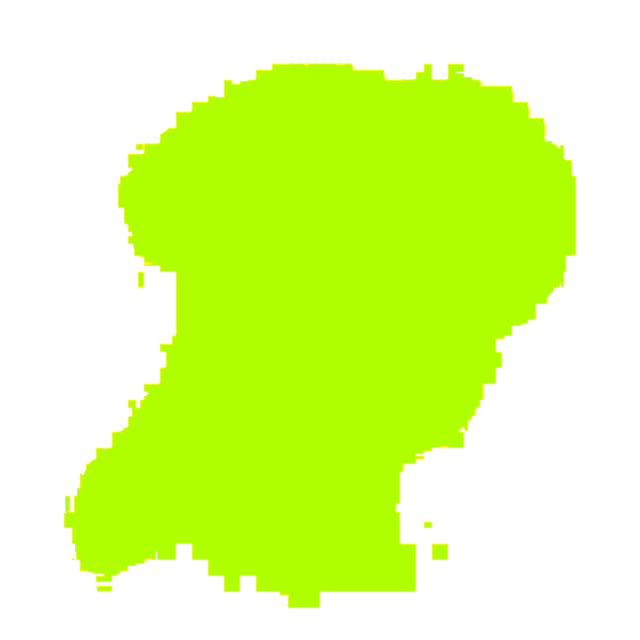
#> input picture emerald_hd_v10.png, 640 x 640 px, given in place of cyan_from_html.png, which was not available
$ python tmp_generate_v11.py
#> lines starting #> are read from the running program, lines starting #| are printed output that depends on the picture; after the words box and inside, x2 and y2 are one past the last pixel; in counts of white or black regions, pixels touching at a corner belong together; pictures that were not available may be replaced by others from this repository, and a replacement may not be noted
import base64
from PIL import Image, ImageFilter
import io
import numpy as np
from scipy import ndimage

def create_4k_vector_style(color_hex, output_path):
    # 1. Cargar la fuente 640x640
#> called with color_hex = '#00e3fd'
    base = Image.open("c:/Users/rguti/Tienda.APPLE.PS5/Market.Research/cyan_from_html.png").convert("RGB")
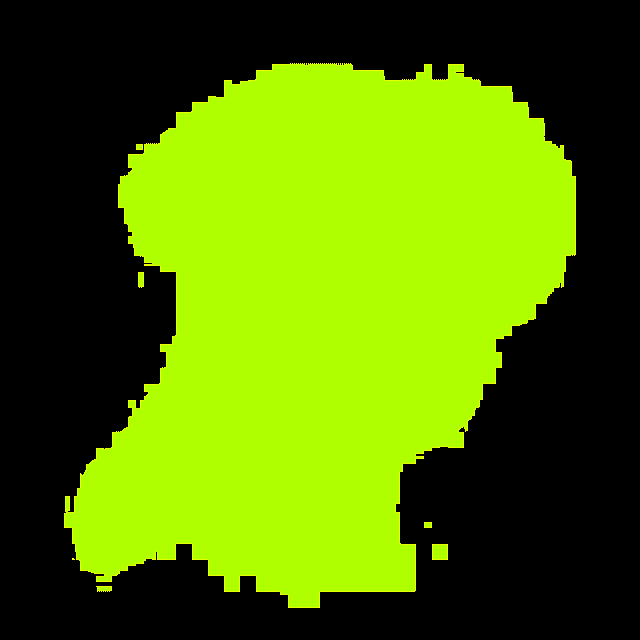
#> base: PIL image 640x640 RGB; mean R, G, B 80.5, 116.1, 0
    arr = np.array(base)

    # 2. Extraer máscara limpia (Luminancia > 40 para evitar ruido de compresión)
    # Convertir a escala de grises para detectar forma
    gray = np.mean(arr, axis=-1)
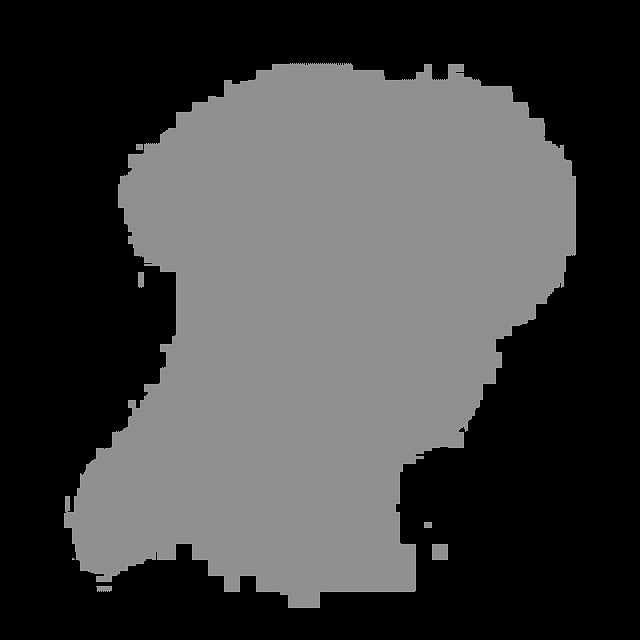
#> gray: shape (640, 640) float64; min 0, max 170, mean 65.6
    mask = (gray > 40).astype(bool)
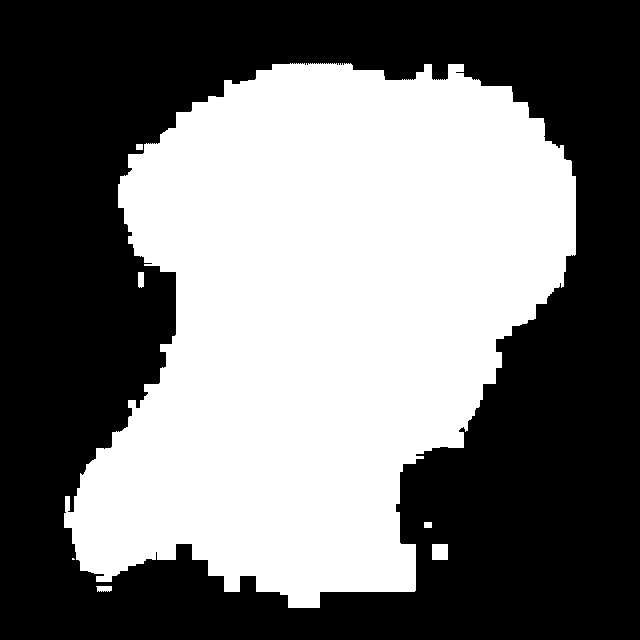
#> mask: shape (640, 640) bool; 45.5% white; 7 white regions (1 under 20 px), largest, box (x1, y1, x2, y2) and area: (64, 63, 576, 608) 185999, (432, 544, 448, 560) 256, (138, 272, 144, 288) 92, (96, 586, 112, 592) 83, (424, 522, 432, 528) 48, (136, 144, 143, 150) 42

    # 3. Rellenar huecos
    mask = ndimage.binary_fill_holes(mask)

    # 4. Operaciones morfológicas para suavizar bordes antes de escalar
    # Closing para unir partes sueltas, opening para limpiar
    mask = ndimage.binary_closing(mask, iterations=1)
#> mask: shape (640, 640) bool; 45.6% white; 5 white regions, box (x1, y1, x2, y2) and area: (64, 63, 576, 608) 186211, (432, 544, 448, 560) 256, (138, 272, 144, 288) 92, (96, 586, 112, 592) 83, (424, 522, 432, 528) 48

    # 5. ESCALADO A 4K (2048x2048) con Lanczos
    temp_mask_img = Image.fromarray((mask * 255).astype(np.uint8), mode='L')
    hd_mask_img = temp_mask_img.resize((2048, 2048), resample=Image.LANCZOS)

    # 6. Binarización de la máscara HD para bordes "Vector" (Cero borrosidad)
    hd_mask_arr = np.array(hd_mask_img)
    hd_mask_final = (hd_mask_arr > 128).astype(np.uint8) * 255
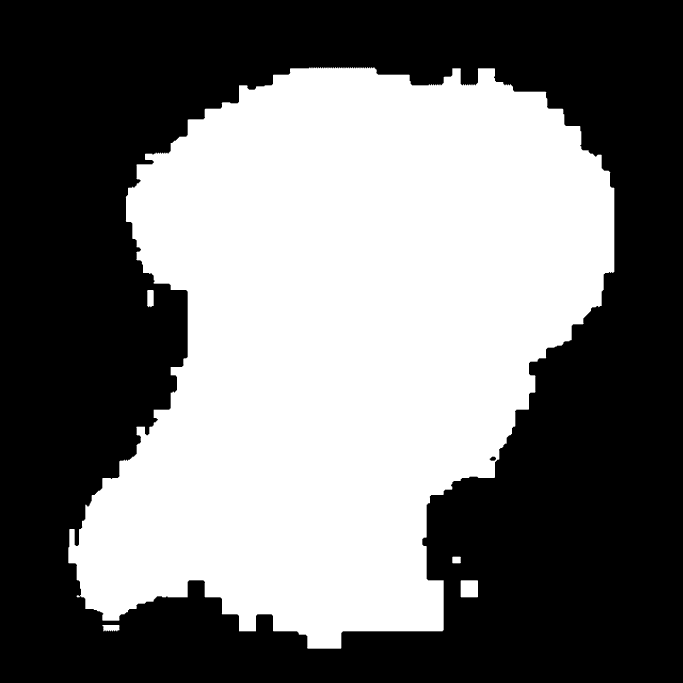
#> hd_mask_final: shape (2048, 2048) (shown at 1/3 size); 45.6% white; 5 white regions, box (x1, y1, x2, y2) and area: (205, 202, 1843, 1946) 1906484, (1382, 1741, 1434, 1792) 2648, (441, 870, 461, 922) 939, (307, 1875, 359, 1894) 853, (1357, 1670, 1383, 1690) 498

    # 7. Opcional: Un desenfoque ultra-fino (0.5px) para evitar "jaggies" en el borde duro
    hd_mask_final_img = Image.fromarray(hd_mask_final, mode='L')
    hd_mask_final_img = hd_mask_final_img.filter(ImageFilter.GaussianBlur(radius=0.5))

    # 8. Construir la imagen RGBA final (2048x2048)
    color_rgb = tuple(int(color_hex[i:i+2], 16) for i in (1, 3, 5))

    # Imagen negra de fondo para luminancia
    width, height = (2048, 2048)
    final_rgba = np.zeros((height, width, 4), dtype=np.uint8)

    # Aplicar color y alpha
    mask_hd = np.array(hd_mask_final_img)
    mask_norm = mask_hd / 255.0

    final_rgba[..., 0] = (color_rgb[0] * mask_norm).astype(np.uint8)
#> final_rgba: shape (2048, 2048, 4); every value is 0
    final_rgba[..., 1] = (color_rgb[1] * mask_norm).astype(np.uint8)
    final_rgba[..., 2] = (color_rgb[2] * mask_norm).astype(np.uint8)
    final_rgba[..., 3] = mask_hd
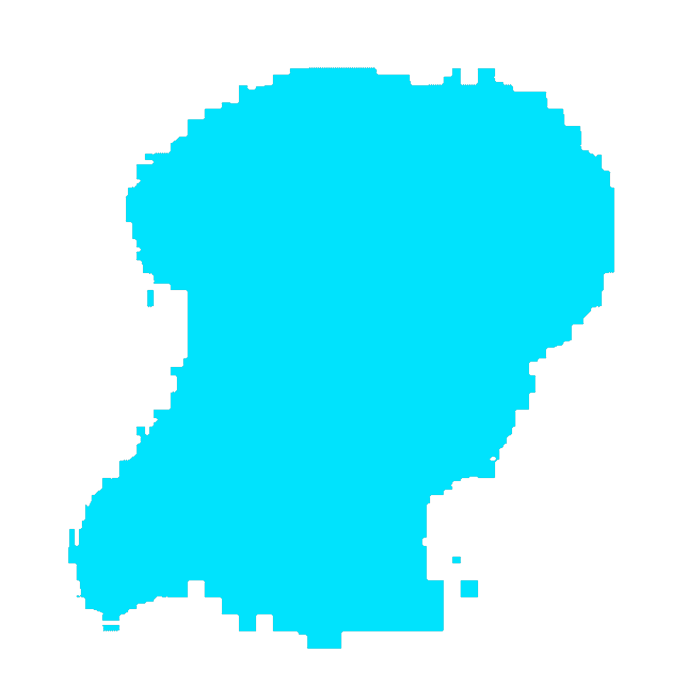
#> final_rgba: shape (2048, 2048, 4) (shown at 1/3 size); mean of channels 0, 1, 2, 3 0, 103.4, 115.3, 116.2; transparent parts drawn white

    result = Image.fromarray(final_rgba, mode='RGBA')

    # Sharpen final para definición extrema
    result = result.filter(ImageFilter.SHARPEN)

    result.save(output_path)
    print(f"Generado {output_path} (Size: {os.path.getsize(output_path)} bytes)")
    return output_path

import os
# Generar v11 (4K Ultra HD)
# NOTA: Uso el Pink vibrante #fa02ea que es el que gustó, solo que ahora será nítido.
create_4k_vector_style("#00e3fd", "c:/Users/rguti/Tienda.APPLE.PS5/Market.Research/cyan_hd_v11.png")
create_4k_vector_style("#fa02ea", "c:/Users/rguti/Tienda.APPLE.PS5/Market.Research/pink_hd_v11.png")
#> call 2 of create_4k_vector_style, with color_hex = '#fa02ea'
#> in create_4k_vector_style (call 2), `final_rgba[..., 3] = mask_hd`:
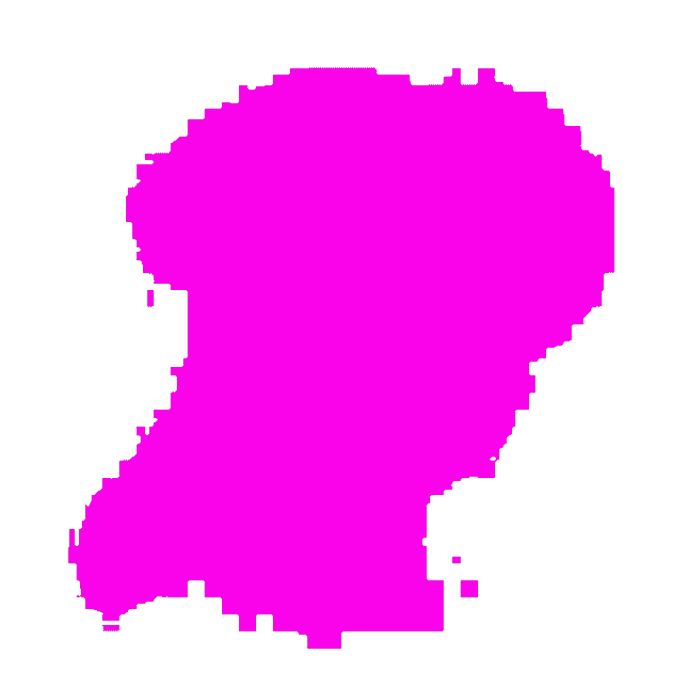
#> final_rgba: shape (2048, 2048, 4) (shown at 1/3 size); mean of channels 0, 1, 2, 3 113.9, 0.9, 106.6, 116.2; transparent parts drawn white
create_4k_vector_style("#b0ff00", "c:/Users/rguti/Tienda.APPLE.PS5/Market.Research/emerald_hd_v11.png")
